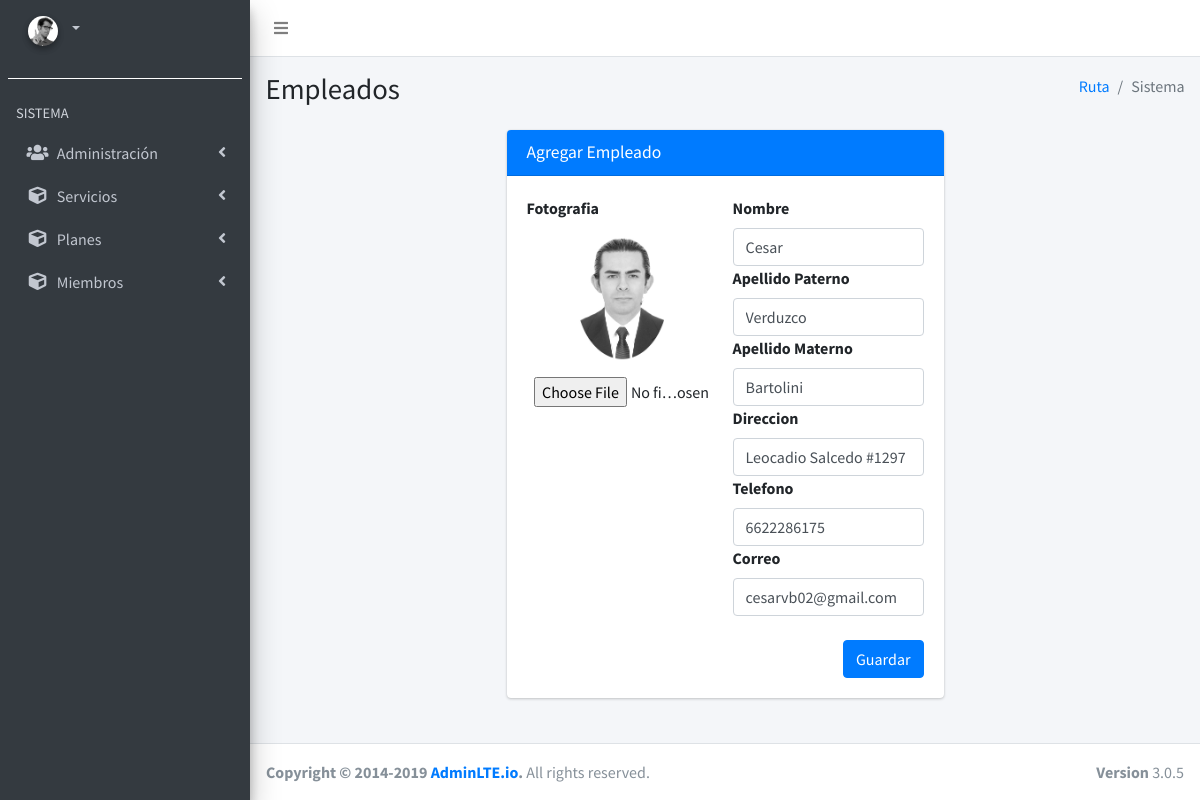
The page /edit_empleado/4 on the database its author committed.
### tables this page shows
CREATE TABLE `tbl_personas` (
  `id` int(11) NOT NULL,
  `nombre` varchar(45) NOT NULL,
  `apellido_paterno` varchar(45) NOT NULL,
  `apellido_materno` varchar(45) DEFAULT NULL,
  `direccion` varchar(45) DEFAULT NULL,
  `telefono` varchar(45) DEFAULT NULL,
  `correo` varchar(45) NOT NULL,
  `photo` varchar(45) DEFAULT NULL,
  `tipo_persona` tinyint(4) DEFAULT NULL
);

### application/controllers/Persons.php (called while the page is built, shortened)
<?php
class Persons extends CI_Controller
{
	public function __construct()
	{
		$this->load->model('Roles_model');
		$this->load->model('Person_model');
	}
	public function edit_employe(){
		$id = $this->uri->segment(2);
		$employe = array(
			'employe' => $this->Person_model->get_person($id)
		);
		$data['title'] = "Empleados";
		$this->load->view('template/header', $data);
		$this->load->view("employes/employes_add", $employe);
		$this->load->view('template/footer');
	}
}

### index.php (called while the page is built, shortened)
<?php
require_once BASEPATH.'core/CodeIgniter.php';

### application/models/Person_model.php (called while the page is built, shortened)
<?php
class Person_model extends CI_Model
{
  public function get_person($id)
  {
    $res = $this->db->where('id', $id)->get('tbl_personas');
    return $res->result();
  }
}

### application/views/employes/employes_add.php (the view, shortened to what this page needs)
<section class="content">
    <div class="center-content ">
        <div class="row col-md-6">
            <div class="col-md-12">
                <div class="card card-primary">
                    <div class="card-header">
                        <h3 class="card-title">Agregar Empleado</h3>
                    </div>
                    <div class="card-body">
                        <form id="form_new_employee" method="POST" enctype="multipart/form-data">
                            <div class="row">
                                <div class="col-md-12">
                                    <div class="row">
                                        <div class="col-md-6">
                                            <label class="">Fotografia</label>
                                            <div class="col-md-12 form-group center-content">
                                                <?php if (!empty($employe)) : ?>
                                                    <?php if (!$employe[0]->photo) : ?>
                                                        <img src="../assets/img/silueta.png" style="width: 100px; height: 100;" id="imagefield">
                                                    <?php else : ?>
                                                        <img src="../assets/img/<?php echo $employe[0]->photo ?>" style="width: 100px; height: 100;" id="imagefield">
                                                    <?php endif; ?>
                                                <?php else : ?>
                                                    <img src="assets/img/silueta.png" style="width: 100px; height: 100;" id="imagefield">
                                                <?php endif; ?>
                                            </div>
                                            <div class="col-md-12 form-group">
                                                <input class="form-control-file" type="file" placeholder="Foto" name="fotografia" id="fotografia" onchange="previewImage(event)"></input>
                                            </div>
                                        </div>
                                        <div class="col-md-6">
                                            <?php if (!empty($employe)) : ?>
                                                <label for="nombre">Nombre</label>
                                                <input type="text" class="form-control" id="nombre" name="nombre" value="<?php echo $employe[0]->nombre ?>">
                                                <label for="nombre">Apellido Paterno</label>
                                                <input type="text" class="form-control" id="paterno" name="paterno" value="<?php echo $employe[0]->apellido_paterno ?>">
                                                <label for="nombre">Apellido Materno</label>
                                                <input type="text" class="form-control" id="materno" name="materno" value="<?php echo $employe[0]->apellido_materno ?>">
                                                <label for="nombre">Direccion</label>
                                                <input type="text" class="form-control" id="adress" name="direccion" value="<?php echo $employe[0]->direccion ?>">
                                                <label for="nombre">Telefono</label>
                                                <input type="text" class="form-control" id="telefono" name="telefono" value="<?php echo $employe[0]->telefono ?>">
                                                <label for="nombre">Correo</label>
                                                <input type="text" class="form-control" id="email" name="email" value="<?php echo $employe[0]->correo ?>">
                                            <?php endif; ?>
                                        </div>
                                    </div>
                                    <br>
                                </div>
                                <div class="col-lg-12">
                                    <button type="submit" id="btn_save" class="btn btn-primary float-right">Guardar</button>
                                </div>
                            </div>
                        </form>
                    </div>
                </div>
            </div>
        </div>
</section>

### assets/css/persons/edit_employe.css (style rules this page uses)
.center-content { display: flex; align-items: center; justify-content: center; }

### rows shown on the page
tbl_personas: photo (picture), nombre "Cesar", paterno "Verduzco", materno "Bartolini", direccion "Leocadio Salcedo #1297", telefono "6622286175", email "cesarvb02@gmail.com"

### other values the page prints
$title "Empleados"
